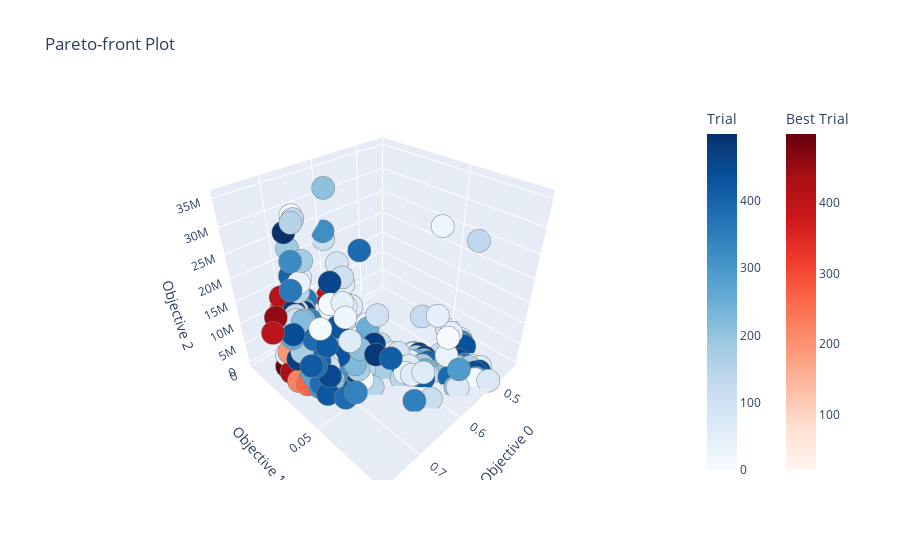

This figure's notebook cell:
### Code cell
plot_pareto_front(study)

### Figure 1 — Plotly figure (JSON) as saved in the notebook; plotly's stock layout.template omitted (floating-point values rounded to 4 significant figures; data arrays with more than 128 entries replaced by an {"elided": "..."} marker saying what was removed)
{"data": [{"hovertemplate": "%{text}<extra>Trial</extra>", "marker": {"color": {"elided": "447 int values"}, "colorbar": {"title": {"text": "Trial"}}, "colorscale": [[0, "rgb(247,251,255)"], [0.125, "rgb(222,235,247)"], [0.25, "rgb(198,219,239)"], [0.375, "rgb(158,202,225)"], [0.5, "rgb(107,174,214)"], [0.625, "rgb(66,146,198)"], [0.75, "rgb(33,113,181)"], [0.875, "rgb(8,81,156)"], [1, "rgb(8,48,107)"]], "line": {"color": "Grey", "width": 0.5}}, "mode": "markers", "showlegend": false, "text": {"elided": "447 str values"}, "type": "scatter3d", "x": {"elided": "447 float values"}, "y": {"elided": "447 float values"}, "z": {"elided": "447 int values"}}, {"hovertemplate": "%{text}<extra>Best Trial</extra>", "marker": {"color": [22, 69, 87, 111, 119, 128, 154, 167, 168, 170, 192, 221, 224, 255, 256, 262, 267, 286, 297, 303, 315, 319, 324, 333, 336, 349, 351, 353, 355, 358, 363, 364, 377, 380, 397, 404, 408, 409, 410, 422, 431, 433, 452, 453, 456, 462, 469, 471, 476, 481, 484, 495, 497], "colorbar": {"title": {"text": "Best Trial"}, "x": 1.1, "xpad": 40}, "colorscale": [[0, "rgb(255,245,240)"], [0.125, "rgb(254,224,210)"], [0.25, "rgb(252,187,161)"], [0.375, "rgb(252,146,114)"], [0.5, "rgb(251,106,74)"], [0.625, "rgb(239,59,44)"], [0.75, "rgb(203,24,29)"], [0.875, "rgb(165,15,21)"], [1, "rgb(103,0,13)"]], "line": {"color": "Grey", "width": 0.5}}, "mode": "markers", "showlegend": false, "text": ["{<br>  \"number\": 22,<br>  \"values\": [<br>    0.6420929858429859,<br>    0.01033622908622911,<br>    14742.0<br>  ],<br>  \"params\": {<br>    \"model\": \"GCN\",<br>    \"pooling\": \"max\",<br>    \"layers\": 2,<br>    \"hidden\": 91,<br>    \"dropout\": 0.2241991518928222,<br>    \"lr\": 0.0003625937432164209,<br>    \"weight_decay\": 1.9334604700063187e-05,<br>    \"batch_size\": 1024<br>  }<br>}", "{<br>  \"number\": 69,<br>  \"values\": [<br>    0.68317648005148,<br>    0.012015363577863591,<br>    8870310.0<br>  ],<br>  \"params\": {<br>    \"model\": \"GraphSAGE\",<br>    \"pooling\": \"mean\",<br>    \"layers\": 5,<br>    \"hidden\": 233,<br>    \"dropout\": 0.43354119223261606,<br>    \"lr\": 1.997718794603073e-05,<br>    \"weight_decay\": 0.00020373067866649773,<br>    \"batch_size\": 1024<br>  }<br>}", "{<br>  \"number\": 87,<br>  \"values\": [<br>    0.6130600466537967,<br>    0.008561574967824948,<br>    429624.0<br>  ],<br>  \"params\": {<br>    \"model\": \"GCN\",<br>    \"pooling\": \"sum\",<br>    \"layers\": 8,<br>    \"hidden\": 51,<br>    \"dropout\": 0.2888433902578965,<br>    \"lr\": 2.3150786351060696e-05,<br>    \"weight_decay\": 5.8038156403304725e-05,<br>    \"batch_size\": 2048<br>  }<br>}", "{<br>  \"number\": 111,<br>  \"values\": [<br>    0.5950470559845561,<br>    0.0033783783783783994,<br>    14742.0<br>  ],<br>  \"params\": {<br>    \"model\": \"GCN\",<br>    \"pooling\": \"mean\",<br>    \"layers\": 2,<br>    \"hidden\": 91,<br>    \"dropout\": 0.1905106393440284,<br>    \"lr\": 7.146211223831566e-05,<br>    \"weight_decay\": 3.081687683272284e-05,<br>    \"batch_size\": 1024<br>  }<br>}", "{<br>  \"number\": 119,<br>  \"values\": [<br>    0.7088561776061776,<br>    0.01445865508365507,<br>    38880.0<br>  ],<br>  \"params\": {<br>    \"model\": \"GraphSAGE\",<br>    \"pooling\": \"mean\",<br>    \"layers\": 2,<br>    \"hidden\": 120,<br>    \"dropout\": 0.06691269781798342,<br>    \"lr\": 0.0038724640050661367,<br>    \"weight_decay\": 0.00020373067866649773,<br>    \"batch_size\": 512<br>  }<br>}", "{<br>  \"number\": 128,<br>  \"values\": [<br>    0.739709017052767,<br>    0.02547357625482627,<br>    429624.0<br>  ],<br>  \"params\": {<br>    \"model\": \"GCN\",<br>    \"pooling\": \"max\",<br>    \"layers\": 8,<br>    \"hidden\": 51,<br>    \"dropout\": 0.17999081965787872,<br>    \"lr\": 0.0033805470847590737,<br>    \"weight_decay\": 0.000991240335894677,<br>    \"batch_size\": 1024<br>  }<br>}", "{<br>  \"number\": 154,<br>  \"values\": [<br>    0.720047055984556,<br>    0.012236566924066938,<br>    6350886.0<br>  ],<br>  \"params\": {<br>    \"model\": \"GraphSAGE\",<br>    \"pooling\": \"max\",<br>    \"layers\": 5,<br>    \"hidden\": 197,<br>    \"dropout\": 0.2800867450092725,<br>    \"lr\": 0.0022254824235640384,<br>    \"weight_decay\": 3.781802949194911e-05,<br>    \"batch_size\": 2048<br>  }<br>}", "{<br>  \"number\": 167,<br>  \"values\": [<br>    0.6640976914414415,<br>    0.013830236486486513,<br>    14742.0<br>  ],<br>  \"params\": {<br>    \"model\": \"GCN\",<br>    \"pooling\": \"max\",<br>    \"layers\": 2,<br>    \"hidden\": 91,<br>    \"dropout\": 0.286649844397613,<br>    \"lr\": 0.0010505845605822655,<br>    \"weight_decay\": 0.0005085550361233123,<br>    \"batch_size\": 1024<br>  }<br>}", "{<br>  \"number\": 168,<br>  \"values\": [<br>    0.6462958494208494,<br>    0.02433236808236805,<br>    216.0<br>  ],<br>  \"params\": {<br>    \"model\": \"GCN\",<br>    \"pooling\": \"max\",<br>    \"layers\": 1,<br>    \"hidden\": 91,<br>    \"dropout\": 0.19328280491257016,<br>    \"lr\": 0.003517325009755085,<br>    \"weight_decay\": 1.9334604700063187e-05,<br>    \"batch_size\": 2048<br>  }<br>}", "{<br>  \"number\": 170,<br>  \"values\": [<br>    0.600567084942085,<br>    0.004615106177606132,<br>    19116.0<br>  ],<br>  \"params\": {<br>    \"model\": \"GCN\",<br>    \"pooling\": \"mean\",<br>    \"layers\": 2,<br>    \"hidden\": 118,<br>    \"dropout\": 0.1905106393440284,<br>    \"lr\": 7.146211223831566e-05,<br>    \"weight_decay\": 0.00020373067866649773,<br>    \"batch_size\": 1024<br>  }<br>}", "{<br>  \"number\": 192,<br>  \"values\": [<br>    0.7445000804375804,<br>    0.02126568532818529,<br>    6318972.0<br>  ],<br>  \"params\": {<br>    \"model\": \"GCN\",<br>    \"pooling\": \"max\",<br>    \"layers\": 8,<br>    \"hidden\": 197,<br>    \"dropout\": 0.40207616219720704,<br>    \"lr\": 0.0008583220165064939,<br>    \"weight_decay\": 0.000991240335894677,<br>    \"batch_size\": 1024<br>  }<br>}", "{<br>  \"number\": 221,<br>  \"values\": [<br>    0.7292939293162903,<br>    0.026028163550524674,<br>    38880.0<br>  ],<br>  \"params\": {<br>    \"model\": \"GraphSAGE\",<br>    \"pooling\": \"max\",<br>    \"layers\": 2,<br>    \"hidden\": 120,<br>    \"dropout\": 0.05985219083979776,<br>    \"lr\": 0.0010505845605822655,<br>    \"weight_decay\": 0.00015120722001193943,<br>    \"batch_size\": 512<br>  }<br>}", "{<br>  \"number\": 224,<br>  \"values\": [<br>    0.7481398809523809,<br>    0.027177847490347462,<br>    949428.0<br>  ],<br>  \"params\": {<br>    \"model\": \"GCN\",<br>    \"pooling\": \"max\",<br>    \"layers\": 12,<br>    \"hidden\": 59,<br>    \"dropout\": 0.29051111995736606,<br>    \"lr\": 0.0003625937432164209,<br>    \"weight_decay\": 1.9334604700063187e-05,<br>    \"batch_size\": 1024<br>  }<br>}", "{<br>  \"number\": 255,<br>  \"values\": [<br>    0.613002028928223,<br>    0.00837827995208601,<br>    429624.0<br>  ],<br>  \"params\": {<br>    \"model\": \"GCN\",<br>    \"pooling\": \"sum\",<br>    \"layers\": 8,<br>    \"hidden\": 51,<br>    \"dropout\": 0.2888433902578965,<br>    \"lr\": 2.3150786351060696e-05,<br>    \"weight_decay\": 6.908284762391203e-05,<br>    \"batch_size\": 2048<br>  }<br>}", "{<br>  \"number\": 256,<br>  \"values\": [<br>    0.6672950852638353,<br>    0.015519425675675658,<br>    14742.0<br>  ],<br>  \"params\": {<br>    \"model\": \"GCN\",<br>    \"pooling\": \"max\",<br>    \"layers\": 2,<br>    \"hidden\": 91,<br>    \"dropout\": 0.286649844397613,<br>    \"lr\": 0.0010505845605822655,<br>    \"weight_decay\": 0.0005085550361233123,<br>    \"batch_size\": 1024<br>  }<br>}", "{<br>  \"number\": 262,<br>  \"values\": [<br>    0.7411675137140925,<br>    0.031104772401351066,<br>    761454.0<br>  ],<br>  \"params\": {<br>    \"model\": \"GCN\",<br>    \"pooling\": \"max\",<br>    \"layers\": 10,<br>    \"hidden\": 59,<br>    \"dropout\": 0.29051111995736606,<br>    \"lr\": 0.0003625937432164209,<br>    \"weight_decay\": 1.9334604700063187e-05,<br>    \"batch_size\": 1024<br>  }<br>}", "{<br>  \"number\": 267,<br>  \"values\": [<br>    0.6889780405405406,<br>    0.028364301801801828,<br>    14742.0<br>  ],<br>  \"params\": {<br>    \"model\": \"GCN\",<br>    \"pooling\": \"mean\",<br>    \"layers\": 2,<br>    \"hidden\": 91,<br>    \"dropout\": 0.35229375673786345,<br>    \"lr\": 0.0038724640050661367,<br>    \"weight_decay\": 0.00033568694335744796,<br>    \"batch_size\": 512<br>  }<br>}", "{<br>  \"number\": 286,<br>  \"values\": [<br>    0.7227179304014257,<br>    0.011006218689713965,<br>    12895200.0<br>  ],<br>  \"params\": {<br>    \"model\": \"GraphSAGE\",<br>    \"pooling\": \"max\",<br>    \"layers\": 8,<br>    \"hidden\": 199,<br>    \"dropout\": 0.05985219083979776,<br>    \"lr\": 0.0015059911416002525,<br>    \"weight_decay\": 0.0002565135738868328,<br>    \"batch_size\": 2048<br>  }<br>}", "{<br>  \"number\": 297,<br>  \"values\": [<br>    0.7341035231660232,<br>    0.016459539897039854,<br>    640305.0<br>  ],<br>  \"params\": {<br>    \"model\": \"GCN\",<br>    \"pooling\": \"mean\",<br>    \"layers\": 11,<br>    \"hidden\": 51,<br>    \"dropout\": 0.17999081965787872,<br>    \"lr\": 0.002957158079831737,<br>    \"weight_decay\": 0.00013047992096999135,<br>    \"batch_size\": 512<br>  }<br>}", "{<br>  \"number\": 303,<br>  \"values\": [<br>    0.6640003174320517,<br>    0.011973290405024706,<br>    19116.0<br>  ],<br>  \"params\": {<br>    \"model\": \"GCN\",<br>    \"pooling\": \"max\",<br>    \"layers\": 2,<br>    \"hidden\": 118,<br>    \"dropout\": 0.1905106393440284,<br>    \"lr\": 0.0033805470847590737,<br>    \"weight_decay\": 0.00020373067866649773,<br>    \"batch_size\": 1024<br>  }<br>}", "{<br>  \"number\": 315,<br>  \"values\": [<br>    0.595047055984556,<br>    0.003378378378378344,<br>    14742.0<br>  ],<br>  \"params\": {<br>    \"model\": \"GCN\",<br>    \"pooling\": \"mean\",<br>    \"layers\": 2,<br>    \"hidden\": 91,<br>    \"dropout\": 0.1905106393440284,<br>    \"lr\": 7.146211223831566e-05,<br>    \"weight_decay\": 3.081687683272284e-05,<br>    \"batch_size\": 1024<br>  }<br>}", "{<br>  \"number\": 319,<br>  \"values\": [<br>    0.7078305984555985,<br>    0.013815154440154465,<br>    19116.0<br>  ],<br>  \"params\": {<br>    \"model\": \"GraphSAGE\",<br>    \"pooling\": \"max\",<br>    \"layers\": 2,<br>    \"hidden\": 59,<br>    \"dropout\": 0.2320953263582341,<br>    \"lr\": 0.0022254824235640384,<br>    \"weight_decay\": 0.0004105863670075014,<br>    \"batch_size\": 1024<br>  }<br>}", "{<br>  \"number\": 324,<br>  \"values\": [<br>    0.6837395431145431,<br>    0.025719916344916327,<br>    8262.0<br>  ],<br>  \"params\": {<br>    \"model\": \"GCN\",<br>    \"pooling\": \"max\",<br>    \"layers\": 2,<br>    \"hidden\": 51,<br>    \"dropout\": 0.2241991518928222,<br>    \"lr\": 0.0033805470847590737,<br>    \"weight_decay\": 0.0005085550361233123,<br>    \"batch_size\": 512<br>  }<br>}", "{<br>  \"number\": 333,<br>  \"values\": [<br>    0.6852604377415512,<br>    0.012937760456646963,<br>    4191696.0<br>  ],<br>  \"params\": {<br>    \"model\": \"GraphSAGE\",<br>    \"pooling\": \"mean\",<br>    \"layers\": 7,<br>    \"hidden\": 124,<br>    \"dropout\": 0.16390415873662068,<br>    \"lr\": 3.9368295570157955e-05,<br>    \"weight_decay\": 0.000484324467365565,<br>    \"batch_size\": 1024<br>  }<br>}", "{<br>  \"number\": 336,<br>  \"values\": [<br>    0.6857454552767053,<br>    0.013096243564993504,<br>    38880.0<br>  ],<br>  \"params\": {<br>    \"model\": \"GraphSAGE\",<br>    \"pooling\": \"mean\",<br>    \"layers\": 2,<br>    \"hidden\": 120,<br>    \"dropout\": 0.2241991518928222,<br>    \"lr\": 0.0038724640050661367,<br>    \"weight_decay\": 0.00020373067866649773,<br>    \"batch_size\": 512<br>  }<br>}", "{<br>  \"number\": 349,<br>  \"values\": [<br>    0.7165228844916345,<br>    0.021381314350064295,<br>    429624.0<br>  ],<br>  \"params\": {<br>    \"model\": \"GAT\",<br>    \"pooling\": \"max\",<br>    \"layers\": 8,<br>    \"hidden\": 51,<br>    \"dropout\": 0.17999081965787872,<br>    \"lr\": 0.0033805470847590737,<br>    \"weight_decay\": 0.0004368016726741444,<br>    \"batch_size\": 1024<br>  }<br>}", "{<br>  \"number\": 351,<br>  \"values\": [<br>    0.6833524372586872,<br>    0.00845097329472333,<br>    12895200.0<br>  ],<br>  \"params\": {<br>    \"model\": \"GraphSAGE\",<br>    \"pooling\": \"mean\",<br>    \"layers\": 8,<br>    \"hidden\": 199,<br>    \"dropout\": 0.16390415873662068,<br>    \"lr\": 1.5008551324045215e-05,<br>    \"weight_decay\": 1.1751387670331585e-05,<br>    \"batch_size\": 2048<br>  }<br>}", "{<br>  \"number\": 353,<br>  \"values\": [<br>    0.6443955115830116,<br>    0.014076576576576516,<br>    432.0<br>  ],<br>  \"params\": {<br>    \"model\": \"GraphSAGE\",<br>    \"pooling\": \"mean\",<br>    \"layers\": 1,<br>    \"hidden\": 91,<br>    \"dropout\": 0.19328280491257016,<br>    \"lr\": 0.0038724640050661367,<br>    \"weight_decay\": 0.00020373067866649773,<br>    \"batch_size\": 512<br>  }<br>}", "{<br>  \"number\": 355,<br>  \"values\": [<br>    0.6853824140395781,<br>    0.023220251877415887,<br>    9558.0<br>  ],<br>  \"params\": {<br>    \"model\": \"GCN\",<br>    \"pooling\": \"max\",<br>    \"layers\": 2,<br>    \"hidden\": 59,<br>    \"dropout\": 0.19328280491257016,<br>    \"lr\": 0.003517325009755085,<br>    \"weight_decay\": 3.4773114974808056e-05,<br>    \"batch_size\": 1024<br>  }<br>}", "{<br>  \"number\": 358,<br>  \"values\": [<br>    0.60404565430484,<br>    0.008324933584119287,<br>    11793735.0<br>  ],<br>  \"params\": {<br>    \"model\": \"GCN\",<br>    \"pooling\": \"max\",<br>    \"layers\": 13,<br>    \"hidden\": 199,<br>    \"dropout\": 0.2888433902578965,<br>    \"lr\": 1.5008551324045215e-05,<br>    \"weight_decay\": 8.175566647378968e-05,<br>    \"batch_size\": 1024<br>  }<br>}", "{<br>  \"number\": 363,<br>  \"values\": [<br>    0.6885966234602536,<br>    0.032023550284920044,<br>    8262.0<br>  ],<br>  \"params\": {<br>    \"model\": \"GCN\",<br>    \"pooling\": \"max\",<br>    \"layers\": 2,<br>    \"hidden\": 51,<br>    \"dropout\": 0.2888433902578965,<br>    \"lr\": 0.0033805470847590737,<br>    \"weight_decay\": 0.0005085550361233123,<br>    \"batch_size\": 512<br>  }<br>}", "{<br>  \"number\": 364,<br>  \"values\": [<br>    0.7040600868725869,<br>    0.009712837837837829,<br>    13155048.0<br>  ],<br>  \"params\": {<br>    \"model\": \"GraphSAGE\",<br>    \"pooling\": \"max\",<br>    \"layers\": 8,<br>    \"hidden\": 201,<br>    \"dropout\": 0.02801062322262876,<br>    \"lr\": 0.0022254824235640384,<br>    \"weight_decay\": 0.0004105863670075014,<br>    \"batch_size\": 512<br>  }<br>}", "{<br>  \"number\": 377,<br>  \"values\": [<br>    0.6334258365508365,<br>    0.02306547619047622,<br>    216.0<br>  ],<br>  \"params\": {<br>    \"model\": \"GAT\",<br>    \"pooling\": \"mean\",<br>    \"layers\": 1,<br>    \"hidden\": 120,<br>    \"dropout\": 0.06249823026520862,<br>    \"lr\": 0.0038724640050661367,<br>    \"weight_decay\": 0.000211951645018198,<br>    \"batch_size\": 1024<br>  }<br>}", "{<br>  \"number\": 380,<br>  \"values\": [<br>    0.595047055984556,<br>    0.003378378378378344,<br>    14742.0<br>  ],<br>  \"params\": {<br>    \"model\": \"GCN\",<br>    \"pooling\": \"mean\",<br>    \"layers\": 2,<br>    \"hidden\": 91,<br>    \"dropout\": 0.1905106393440284,<br>    \"lr\": 7.146211223831566e-05,<br>    \"weight_decay\": 3.081687683272284e-05,<br>    \"batch_size\": 1024<br>  }<br>}", "{<br>  \"number\": 397,<br>  \"values\": [<br>    0.6798483751608753,<br>    0.016560086872586866,<br>    9558.0<br>  ],<br>  \"params\": {<br>    \"model\": \"GCN\",<br>    \"pooling\": \"max\",<br>    \"layers\": 2,<br>    \"hidden\": 59,<br>    \"dropout\": 0.34029783212128717,<br>    \"lr\": 0.0022254824235640384,<br>    \"weight_decay\": 4.987046279226397e-05,<br>    \"batch_size\": 1024<br>  }<br>}", "{<br>  \"number\": 404,<br>  \"values\": [<br>    0.7698379182754183,<br>    0.0221002252252252,<br>    12862962.0<br>  ],<br>  \"params\": {<br>    \"model\": \"GCN\",<br>    \"pooling\": \"max\",<br>    \"layers\": 14,<br>    \"hidden\": 199,<br>    \"dropout\": 0.2888433902578965,<br>    \"lr\": 0.0006264041769265787,<br>    \"weight_decay\": 0.00040349411870426133,<br>    \"batch_size\": 1024<br>  }<br>}", "{<br>  \"number\": 408,<br>  \"values\": [<br>    0.5981070753685092,<br>    0.0026075579939916493,<br>    8735958.0<br>  ],<br>  \"params\": {<br>    \"model\": \"GraphSAGE\",<br>    \"pooling\": \"max\",<br>    \"layers\": 13,<br>    \"hidden\": 121,<br>    \"dropout\": 0.2320953263582341,<br>    \"lr\": 0.005362241810623628,<br>    \"weight_decay\": 0.0004105863670075014,<br>    \"batch_size\": 1024<br>  }<br>}", "{<br>  \"number\": 409,<br>  \"values\": [<br>    0.724616916023166,<br>    0.022728643822393813,<br>    64152.0<br>  ],<br>  \"params\": {<br>    \"model\": \"GraphSAGE\",<br>    \"pooling\": \"max\",<br>    \"layers\": 2,<br>    \"hidden\": 198,<br>    \"dropout\": 0.40207616219720704,<br>    \"lr\": 0.0038724640050661367,<br>    \"weight_decay\": 0.00020373067866649773,<br>    \"batch_size\": 512<br>  }<br>}", "{<br>  \"number\": 410,<br>  \"values\": [<br>    0.7171311936936937,<br>    0.009300595238095233,<br>    14701716.0<br>  ],<br>  \"params\": {<br>    \"model\": \"GCN\",<br>    \"pooling\": \"mean\",<br>    \"layers\": 16,<br>    \"hidden\": 197,<br>    \"dropout\": 0.44451296590207784,<br>    \"lr\": 7.146211223831566e-05,<br>    \"weight_decay\": 0.000991240335894677,<br>    \"batch_size\": 2048<br>  }<br>}", "{<br>  \"number\": 422,<br>  \"values\": [<br>    0.7358932593307593,<br>    0.018209057271557305,<br>    640305.0<br>  ],<br>  \"params\": {<br>    \"model\": \"GCN\",<br>    \"pooling\": \"mean\",<br>    \"layers\": 11,<br>    \"hidden\": 51,<br>    \"dropout\": 0.4725934309764088,<br>    \"lr\": 0.002957158079831737,<br>    \"weight_decay\": 0.00013047992096999135,<br>    \"batch_size\": 512<br>  }<br>}", "{<br>  \"number\": 431,<br>  \"values\": [<br>    0.7092533381595881,<br>    0.02497084137709138,<br>    29484.0<br>  ],<br>  \"params\": {<br>    \"model\": \"GraphSAGE\",<br>    \"pooling\": \"max\",<br>    \"layers\": 2,<br>    \"hidden\": 91,<br>    \"dropout\": 0.2800867450092725,<br>    \"lr\": 0.0022254824235640384,<br>    \"weight_decay\": 3.081687683272284e-05,<br>    \"batch_size\": 2048<br>  }<br>}", "{<br>  \"number\": 433,<br>  \"values\": [<br>    0.7497436052123552,<br>    0.022778917310167346,<br>    2027025.0<br>  ],<br>  \"params\": {<br>    \"model\": \"GCN\",<br>    \"pooling\": \"max\",<br>    \"layers\": 11,<br>    \"hidden\": 91,<br>    \"dropout\": 0.4725934309764088,<br>    \"lr\": 0.0006765579283507476,<br>    \"weight_decay\": 1.9334604700063187e-05,<br>    \"batch_size\": 1024<br>  }<br>}", "{<br>  \"number\": 452,<br>  \"values\": [<br>    0.754570366927334,<br>    0.019477469925907653,<br>    14701716.0<br>  ],<br>  \"params\": {<br>    \"model\": \"GCN\",<br>    \"pooling\": \"max\",<br>    \"layers\": 16,<br>    \"hidden\": 197,<br>    \"dropout\": 0.286649844397613,<br>    \"lr\": 0.0010505845605822655,<br>    \"weight_decay\": 0.0005085550361233123,<br>    \"batch_size\": 2048<br>  }<br>}", "{<br>  \"number\": 453,<br>  \"values\": [<br>    0.6016831563706564,<br>    0.004383848133848067,<br>    6447600.0<br>  ],<br>  \"params\": {<br>    \"model\": \"GCN\",<br>    \"pooling\": \"max\",<br>    \"layers\": 8,<br>    \"hidden\": 199,<br>    \"dropout\": 0.2888433902578965,<br>    \"lr\": 1.5008551324045215e-05,<br>    \"weight_decay\": 5.8038156403304725e-05,<br>    \"batch_size\": 1024<br>  }<br>}", "{<br>  \"number\": 456,<br>  \"values\": [<br>    0.6518259330759331,<br>    0.03848938223938225,<br>    4698.0<br>  ],<br>  \"params\": {<br>    \"model\": \"GCN\",<br>    \"pooling\": \"mean\",<br>    \"layers\": 2,<br>    \"hidden\": 29,<br>    \"dropout\": 0.35229375673786345,<br>    \"lr\": 0.0038724640050661367,<br>    \"weight_decay\": 0.00033568694335744796,<br>    \"batch_size\": 1024<br>  }<br>}", "{<br>  \"number\": 462,<br>  \"values\": [<br>    0.597525538931789,<br>    0.002478482947232963,<br>    429624.0<br>  ],<br>  \"params\": {<br>    \"model\": \"GCN\",<br>    \"pooling\": \"max\",<br>    \"layers\": 8,<br>    \"hidden\": 51,<br>    \"dropout\": 0.2888433902578965,<br>    \"lr\": 2.3150786351060696e-05,<br>    \"weight_decay\": 0.00020373067866649773,<br>    \"batch_size\": 512<br>  }<br>}", "{<br>  \"number\": 469,<br>  \"values\": [<br>    0.6007782335907337,<br>    0.0030365186615186612,<br>    6447600.0<br>  ],<br>  \"params\": {<br>    \"model\": \"GCN\",<br>    \"pooling\": \"max\",<br>    \"layers\": 8,<br>    \"hidden\": 199,<br>    \"dropout\": 0.2888433902578965,<br>    \"lr\": 1.5008551324045215e-05,<br>    \"weight_decay\": 6.602398022925847e-05,<br>    \"batch_size\": 1024<br>  }<br>}", "{<br>  \"number\": 471,<br>  \"values\": [<br>    0.7212536196911197,<br>    0.02192929536679533,<br>    38880.0<br>  ],<br>  \"params\": {<br>    \"model\": \"GraphSAGE\",<br>    \"pooling\": \"max\",<br>    \"layers\": 2,<br>    \"hidden\": 120,<br>    \"dropout\": 0.2241991518928222,<br>    \"lr\": 0.002433091563388646,<br>    \"weight_decay\": 0.00020373067866649773,<br>    \"batch_size\": 512<br>  }<br>}", "{<br>  \"number\": 476,<br>  \"values\": [<br>    0.6923413368725868,<br>    0.028701134169884235,<br>    14742.0<br>  ],<br>  \"params\": {<br>    \"model\": \"GCN\",<br>    \"pooling\": \"mean\",<br>    \"layers\": 2,<br>    \"hidden\": 91,<br>    \"dropout\": 0.35229375673786345,<br>    \"lr\": 0.0038724640050661367,<br>    \"weight_decay\": 0.00033568694335744796,<br>    \"batch_size\": 512<br>  }<br>}", "{<br>  \"number\": 481,<br>  \"values\": [<br>    0.6805657743490967,<br>    0.01763242384910141,<br>    8262.0<br>  ],<br>  \"params\": {<br>    \"model\": \"GCN\",<br>    \"pooling\": \"max\",<br>    \"layers\": 2,<br>    \"hidden\": 51,<br>    \"dropout\": 0.19328280491257016,<br>    \"lr\": 0.003517325009755085,<br>    \"weight_decay\": 0.00013047992096999135,<br>    \"batch_size\": 1024<br>  }<br>}", "{<br>  \"number\": 484,<br>  \"values\": [<br>    0.7207126106703767,<br>    0.033232720065486,<br>    19440.0<br>  ],<br>  \"params\": {<br>    \"model\": \"GCN\",<br>    \"pooling\": \"max\",<br>    \"layers\": 2,<br>    \"hidden\": 120,<br>    \"dropout\": 0.34029783212128717,<br>    \"lr\": 0.0038724640050661367,<br>    \"weight_decay\": 1.9334604700063187e-05,<br>    \"batch_size\": 512<br>  }<br>}", "{<br>  \"number\": 495,<br>  \"values\": [<br>    0.6315763935291951,<br>    0.018962538259736594,<br>    216.0<br>  ],<br>  \"params\": {<br>    \"model\": \"GCN\",<br>    \"pooling\": \"mean\",<br>    \"layers\": 1,<br>    \"hidden\": 120,<br>    \"dropout\": 0.11759234474658853,<br>    \"lr\": 0.0038724640050661367,<br>    \"weight_decay\": 0.000211951645018198,<br>    \"batch_size\": 1024<br>  }<br>}", "{<br>  \"number\": 497,<br>  \"values\": [<br>    0.7420987916911757,<br>    0.01630693546455153,<br>    1043415.0<br>  ],<br>  \"params\": {<br>    \"model\": \"GCN\",<br>    \"pooling\": \"max\",<br>    \"layers\": 13,<br>    \"hidden\": 59,<br>    \"dropout\": 0.2320953263582341,<br>    \"lr\": 0.0003625937432164209,<br>    \"weight_decay\": 0.0004105863670075014,<br>    \"batch_size\": 1024<br>  }<br>}"], "type": "scatter3d", "x": [0.6421, 0.6832, 0.6131, 0.595, 0.7089, 0.7397, 0.72, 0.6641, 0.6463, 0.6006, 0.7445, 0.7293, 0.7481, 0.613, 0.6673, 0.7412, 0.689, 0.7227, 0.7341, 0.664, 0.595, 0.7078, 0.6837, 0.6853, 0.6857, 0.7165, 0.6834, 0.6444, 0.6854, 0.604, 0.6886, 0.7041, 0.6334, 0.595, 0.6798, 0.7698, 0.5981, 0.7246, 0.7171, 0.7359, 0.7093, 0.7497, 0.7546, 0.6017, 0.6518, 0.5975, 0.6008, 0.7213, 0.6923, 0.6806, 0.7207, 0.6316, 0.7421], "y": [0.01034, 0.01202, 0.008562, 0.003378, 0.01446, 0.02547, 0.01224, 0.01383, 0.02433, 0.004615, 0.02127, 0.02603, 0.02718, 0.008378, 0.01552, 0.0311, 0.02836, 0.01101, 0.01646, 0.01197, 0.003378, 0.01382, 0.02572, 0.01294, 0.0131, 0.02138, 0.008451, 0.01408, 0.02322, 0.008325, 0.03202, 0.009713, 0.02307, 0.003378, 0.01656, 0.0221, 0.002608, 0.02273, 0.009301, 0.01821, 0.02497, 0.02278, 0.01948, 0.004384, 0.03849, 0.002478, 0.003037, 0.02193, 0.0287, 0.01763, 0.03323, 0.01896, 0.01631], "z": [14742, 8870310, 429624, 14742, 38880, 429624, 6350886, 14742, 216, 19116, 6318972, 38880, 949428, 429624, 14742, 761454, 14742, 12895200, 640305, 19116, 14742, 19116, 8262, 4191696, 38880, 429624, 12895200, 432, 9558, 11793735, 8262, 13155048, 216, 14742, 9558, 12862962, 8735958, 64152, 14701716, 640305, 29484, 2027025, 14701716, 6447600, 4698, 429624, 6447600, 38880, 14742, 8262, 19440, 216, 1043415]}], "layout": {"scene": {"xaxis": {"title": {"text": "Objective 0"}}, "yaxis": {"title": {"text": "Objective 1"}}, "zaxis": {"title": {"text": "Objective 2"}}}, "title": {"text": "Pareto-front Plot"}}}
